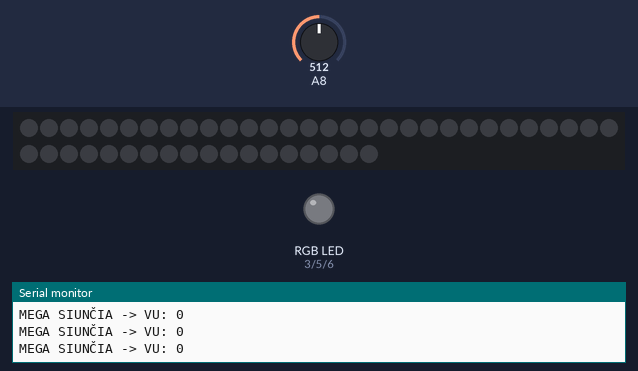
The sketch below on a simulated Arduino Mega 2560, built with avr-gcc and run on an emulated ATmega2560. On the bench: 48 RGB LEDs in strip order, left to right, continuing on the next row, an RGB LED mixed from three pins (HIGH = lit), the last lines printed to the serial monitor. The test bench sets the inputs (shaded band); at power-on: A8 = 512. Dim RGB values are drawn brighter than linear.

Above: at 1.2 s.
1.3 s: A8 set to 716
At 2.1 s:
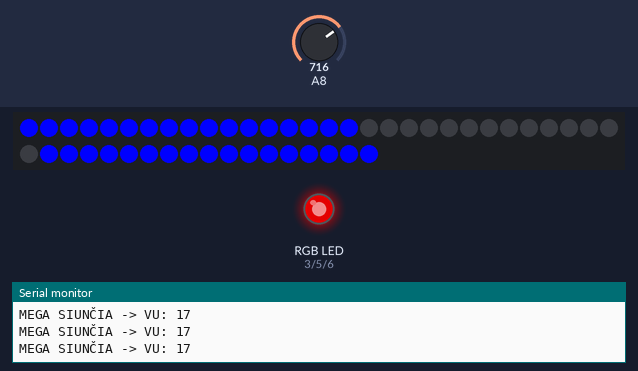
2.8 s: A8 set to 900
At 3.2 s:
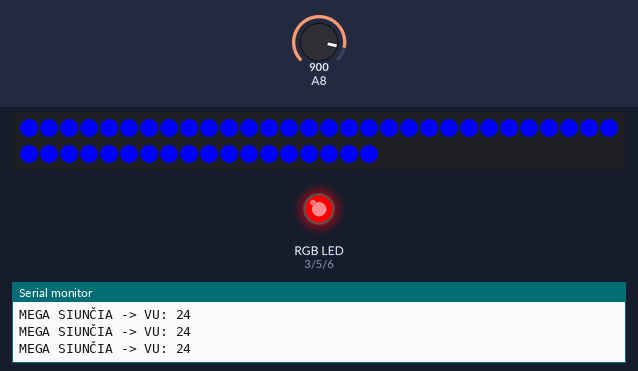
Timing chart, 0 to 5.8 s (numbered marks = the images above; inputs shaded):
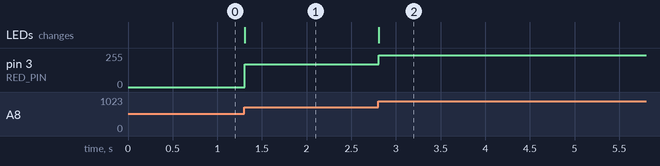

Measured:
- after the input at 1.3 s, pin 3 (RED_PIN): 0/255 → 170/255 at once; the LEDs: change at once (image 1)
- after the input at 2.8 s, pin 3 (RED_PIN): 170/255 → 240/255 at once; the LEDs: change at once (image 2)

The sketch:

MEGA.ino
```cpp
#include <FastLED.h>

#define LED_PIN 9
#define NUM_LEDS 48
CRGB leds[NUM_LEDS];
const int RED_PIN = 3, GREEN_PIN = 5, BLUE_PIN = 6;

void setup() {
  Serial.begin(115200);   // Monitorius per USB
  Serial3.begin(115200);  // Ryšys su ESP (RXD3/TXD3)

  pinMode(RED_PIN, OUTPUT); pinMode(GREEN_PIN, OUTPUT); pinMode(BLUE_PIN, OUTPUT);
  FastLED.addLeds<WS2812B, LED_PIN, GRB>(leds, NUM_LEDS);
}

void loop() {
  // 1. Skaitome audio (supaprastintas pavyzdys testui)
  int raw = analogRead(A8);
  uint8_t vu = map(constrain(raw, 512, 800), 512, 800, 0, 24);

  // 2. Valdome RGB MOSFET
  analogWrite(RED_PIN, vu * 10);

  // 3. Valdome savo LED juostą
  FastLED.clear();
  for(int i=0; i<vu; i++) leds[i] = leds[47-i] = CRGB::Blue;
  FastLED.show();

  // 4. SIUNČIAME Į ESP (Header + VU + Brightness)
  Serial3.write(0xAA); // Kontrolinis baitas
  Serial3.write(vu);
  Serial3.write((uint8_t)150); // Brightness

  // DEBUG Monitoriuje
  Serial.print("MEGA SIUNČIA -> VU: "); Serial.println(vu);

  delay(30);
}
```
